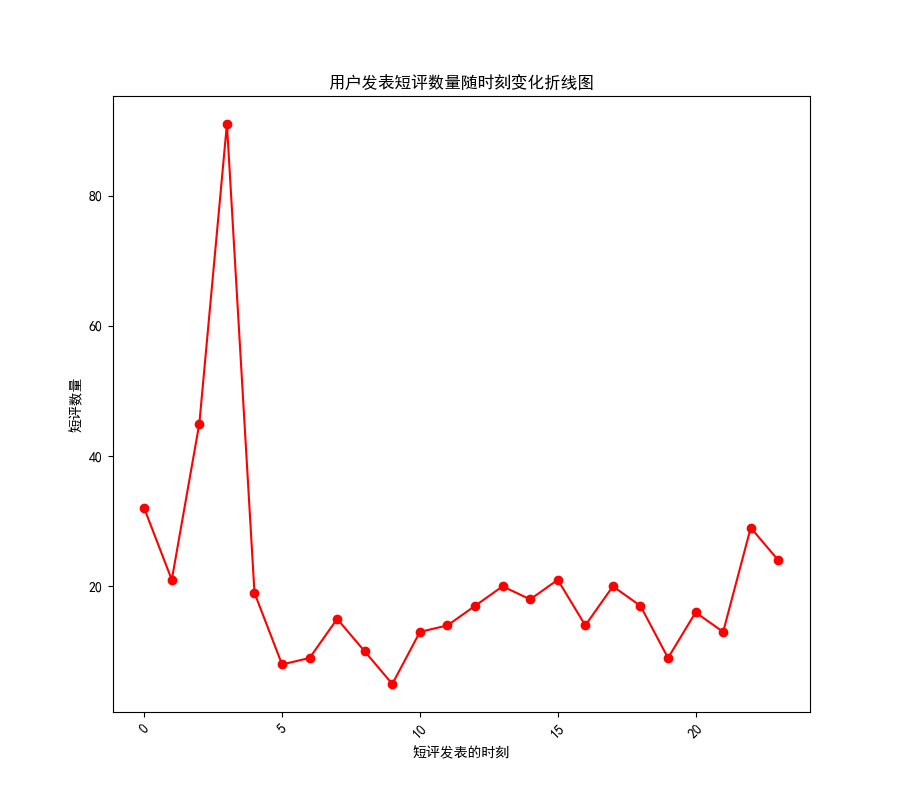

This figure's Python source:
import pandas as pd
import matplotlib.pyplot as plt
from pandas import to_datetime
import numpy as np

plt.rcParams['font.sans-serif'] = 'SimHei'
#plt.rcParams['axcs.unicode_minus'] = False

fulian4 = pd.read_excel('fulian4data.xlsx')
df = to_datetime((fulian4['times']))
hour = df.dt.hour
count = []
h= []
arrange = np.array(hour)
time = np.unique(arrange)
for i in time:
    mask = (arrange == i)
    arrange_new = arrange[mask]
    s = arrange_new.size
    count.append(s)
    h.append(i)
print(count,h)

plt.figure(figsize=(9,8))
plt.plot(h,count,color = 'red',marker='o')
plt.xticks(rotation=45)
plt.xlabel('短评发表的时刻')
plt.ylabel('短评数量')
plt.title('用户发表短评数量随时刻变化折线图')
plt.savefig('Task3.2.png')
plt.show()